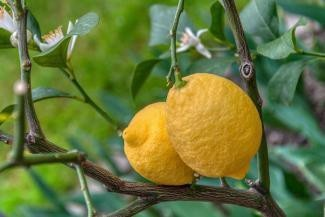
#> input picture Asmarani_1MIN_062340833185/lemon.jpg, 325 x 217 px
$ python UAS_lemon.py
#> lines starting #> are read from the running program, lines starting #| are printed output that depends on the picture; after the words box and inside, x2 and y2 are one past the last pixel; in counts of white or black regions, pixels touching at a corner belong together
import cv2
import numpy as np
import matplotlib.pyplot as plt

def process_image(image_path):

#> called with image_path = 'lemon.jpg'
    original_image = cv2.imread(image_path)
#> original_image is the input picture: shape (217, 325, 3); mean B, G, R 60.5, 118.7, 104


    edges = cv2.Canny(cv2.cvtColor(original_image, cv2.COLOR_BGR2GRAY), 50, 150)
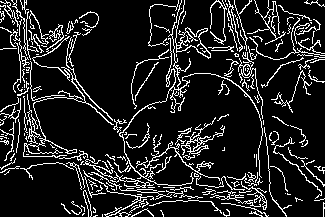
#> edges: shape (217, 325); 13.2% white in thin lines or dots
    edge_image = cv2.cvtColor(edges, cv2.COLOR_GRAY2RGB)
#> edge_image: shape (217, 325, 3); 13.2% white in thin lines or dots


    hsv = cv2.cvtColor(original_image, cv2.COLOR_BGR2HSV)
#> hsv: shape (217, 325, 3); mean H, S, V 46, 140.4, 127.4
    mask = cv2.inRange(hsv, np.array([20, 100, 100]), np.array([25, 355, 355]))
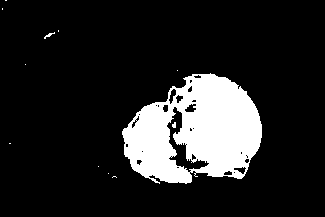
#> mask: shape (217, 325); 14.5% white; 12 white regions (10 under 20 px), largest, box (x1, y1, x2, y2) and area: (122, 73, 262, 184) 10183, (44, 32, 55, 39) 25
    segmented_image = cv2.bitwise_and(original_image, original_image, mask=mask)
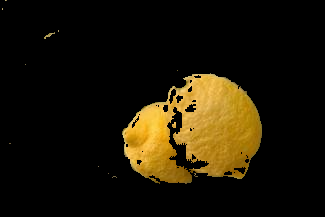
#> segmented_image: shape (217, 325, 3); mean B, G, R 6.2, 21.8, 28.8


    plt.figure(figsize=(10, 5))

    plt.subplot(1, 3, 1)
    plt.imshow(cv2.cvtColor(original_image, cv2.COLOR_BGR2RGB))
    plt.title('Gambar Asli')
    plt.axis('off')

    plt.subplot(1, 3, 2)
    plt.imshow(edge_image)
    plt.title('Deteksi Gambar')
    plt.axis('off')

    plt.subplot(1, 3, 3)
    plt.imshow(cv2.cvtColor(segmented_image, cv2.COLOR_BGR2RGB))
    plt.title('Segmentasi')
    plt.axis('off')

    plt.show()
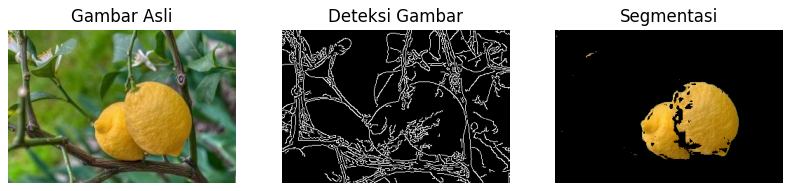
#> figure drawn by matplotlib, 3 panels


process_image('lemon.jpg')

$ run again, with Asmarani_1MIN_062340833185/apel.jpg copied over Asmarani_1MIN_062340833185/lemon.jpg
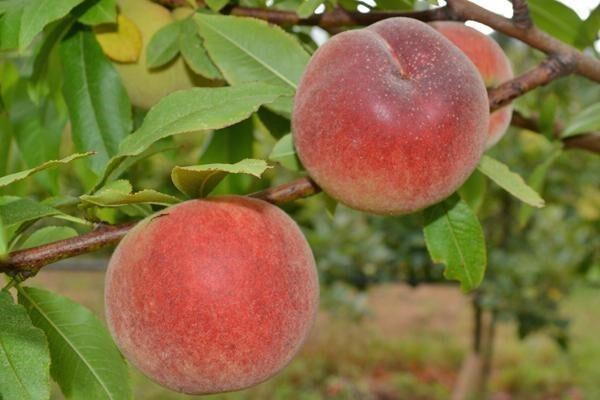
#> input picture Asmarani_1MIN_062340833185/apel.jpg, 600 x 400 px
#> in process_image, original_image is the input picture: shape (400, 600, 3); mean B, G, R 63, 113.9, 131.1
#> in process_image, `edges = cv2.Canny(cv2.cvtColor(original_image, cv2.COLOR_BGR2GRAY), 50..`:
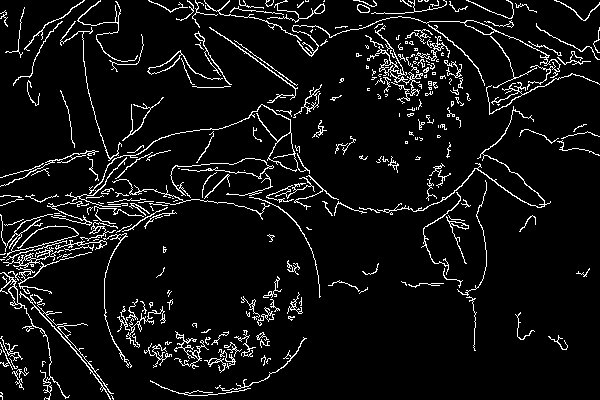
#> edges: shape (400, 600); 6.8% white in thin lines or dots
#> edge_image: shape (400, 600, 3); 6.8% white in thin lines or dots
#> hsv: shape (400, 600, 3); mean H, S, V 29.8, 147, 141.5
#> mask: shape (400, 600); 5.5% white; 150 white regions (113 under 20 px), largest, box (x1, y1, x2, y2) and area: (209, 285, 476, 400) 6055, (463, 311, 521, 400) 1783, (28, 269, 107, 325) 1325
#> in process_image, `plt.show()`:
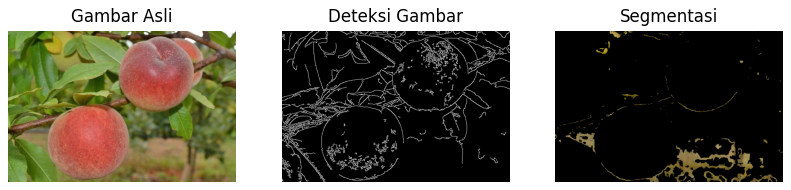
#> figure drawn by matplotlib, 3 panels

$ run again, with Asmarani_1MIN_062340833185/apel2.jpg copied over Asmarani_1MIN_062340833185/lemon.jpg
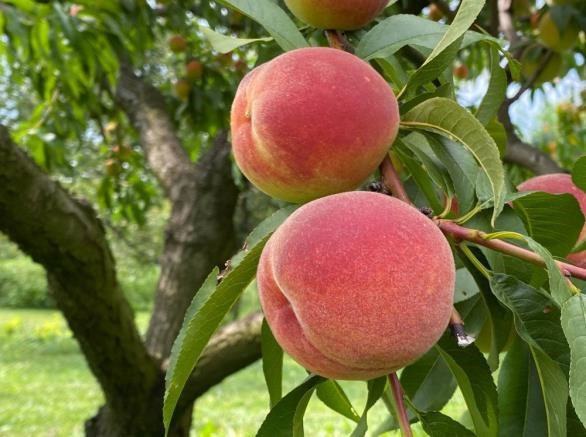
#> input picture Asmarani_1MIN_062340833185/apel2.jpg, 586 x 437 px
#> in process_image, original_image is the input picture: shape (437, 586, 3); mean B, G, R 61.1, 108.5, 116.3
#> in process_image, `edges = cv2.Canny(cv2.cvtColor(original_image, cv2.COLOR_BGR2GRAY), 50..`:
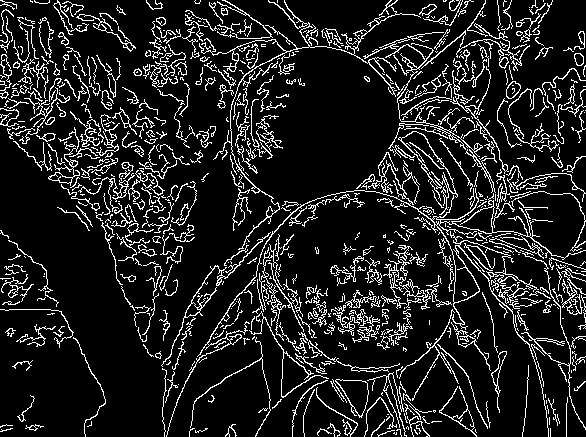
#> edges: shape (437, 586); 12.7% white in thin lines or dots
#> edge_image: shape (437, 586, 3); 12.7% white in thin lines or dots
#> hsv: shape (437, 586, 3); mean H, S, V 43.6, 152.3, 128.7
#> mask: shape (437, 586); 1.1% white; 189 white regions (158 under 20 px), largest, box (x1, y1, x2, y2) and area: (243, 173, 341, 199) 668, (300, 0, 332, 22) 305, (315, 369, 393, 379) 188
#> in process_image, `plt.show()`:
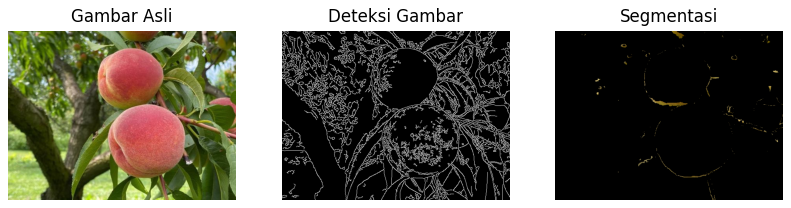
#> figure drawn by matplotlib, 3 panels
